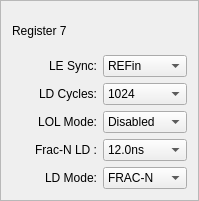
  <widget class="QFrame" name="frame_reg_7">
   <property name="geometry">
    <rect>
     <x>450</x>
     <y>178</y>
     <width>199</width>
     <height>201</height>
    </rect>
   </property>
   <property name="frameShape">
    <enum>QFrame::StyledPanel</enum>
   </property>
   <property name="frameShadow">
    <enum>QFrame::Raised</enum>
   </property>
   <layout class="QGridLayout" name="gridLayout_5">
    <item row="0" column="0" colspan="2">
     <widget class="QLabel" name="label_35">
      <property name="text">
       <string>Register 7</string>
      </property>
     </widget>
    </item>
    <item row="1" column="0">
     <widget class="QLabel" name="label_40">
      <property name="text">
       <string>LE Sync:</string>
      </property>
      <property name="alignment">
       <set>Qt::AlignRight|Qt::AlignTrailing|Qt::AlignVCenter</set>
      </property>
     </widget>
    </item>
    <item row="1" column="1">
     <widget class="QComboBox" name="r7_le_sync">
      <property name="currentIndex">
       <number>1</number>
      </property>
      <item>
       <property name="text">
        <string>Disabled</string>
       </property>
      </item>
      <item>
       <property name="text">
        <string>REFin</string>
       </property>
      </item>
     </widget>
    </item>
    <item row="2" column="0">
     <widget class="QLabel" name="label_37">
      <property name="text">
       <string>LD Cycles:</string>
      </property>
      <property name="alignment">
       <set>Qt::AlignRight|Qt::AlignTrailing|Qt::AlignVCenter</set>
      </property>
     </widget>
    </item>
    <item row="2" column="1">
     <widget class="QComboBox" name="r7_ld_cycles">
      <item>
       <property name="text">
        <string>1024</string>
       </property>
      </item>
      <item>
       <property name="text">
        <string>2048</string>
       </property>
      </item>
      <item>
       <property name="text">
        <string>4096</string>
       </property>
      </item>
      <item>
       <property name="text">
        <string>8192</string>
       </property>
      </item>
     </widget>
    </item>
    <item row="3" column="0">
     <widget class="QLabel" name="label_39">
      <property name="text">
       <string>LOL Mode:</string>
      </property>
      <property name="alignment">
       <set>Qt::AlignRight|Qt::AlignTrailing|Qt::AlignVCenter</set>
      </property>
     </widget>
    </item>
    <item row="3" column="1">
     <widget class="QComboBox" name="r7_lol_mode">
      <item>
       <property name="text">
        <string>Disabled</string>
       </property>
      </item>
      <item>
       <property name="text">
        <string>Enabled</string>
       </property>
      </item>
     </widget>
    </item>
    <item row="4" column="0">
     <widget class="QLabel" name="label_36">
      <property name="text">
       <string>Frac-N LD :</string>
      </property>
      <property name="alignment">
       <set>Qt::AlignRight|Qt::AlignTrailing|Qt::AlignVCenter</set>
      </property>
     </widget>
    </item>
    <item row="4" column="1">
     <widget class="QComboBox" name="r7_frac_n">
      <property name="currentIndex">
       <number>3</number>
      </property>
      <item>
       <property name="text">
        <string>5.0ns</string>
       </property>
      </item>
      <item>
       <property name="text">
        <string>6.0ns</string>
       </property>
      </item>
      <item>
       <property name="text">
        <string>8.0ns</string>
       </property>
      </item>
      <item>
       <property name="text">
        <string>12.0ns</string>
       </property>
      </item>
     </widget>
    </item>
    <item row="5" column="0">
     <widget class="QLabel" name="label_38">
      <property name="text">
       <string>LD Mode:</string>
      </property>
      <property name="alignment">
       <set>Qt::AlignRight|Qt::AlignTrailing|Qt::AlignVCenter</set>
      </property>
     </widget>
    </item>
    <item row="5" column="1">
     <widget class="QComboBox" name="r7_ld">
      <item>
       <property name="text">
        <string>FRAC-N</string>
       </property>
      </item>
      <item>
       <property name="text">
        <string>INT 2.9ns</string>
       </property>
      </item>
     </widget>
    </item>
   </layout>
  </widget>
